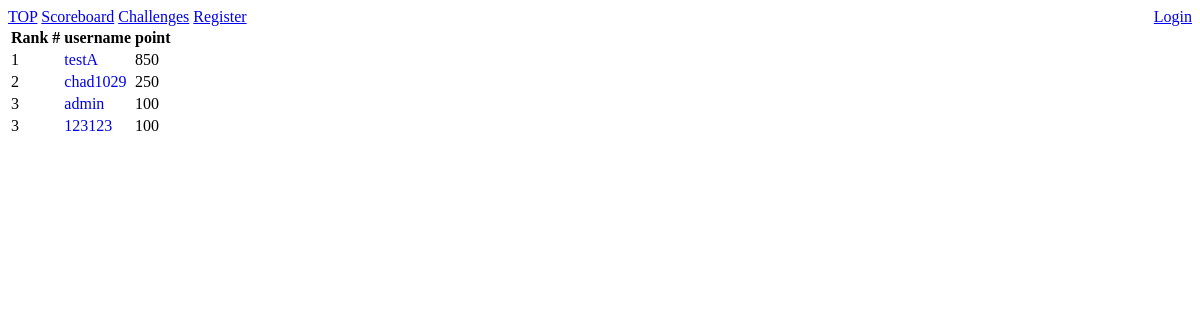
The page /scoreboard on the database as committed earlier.
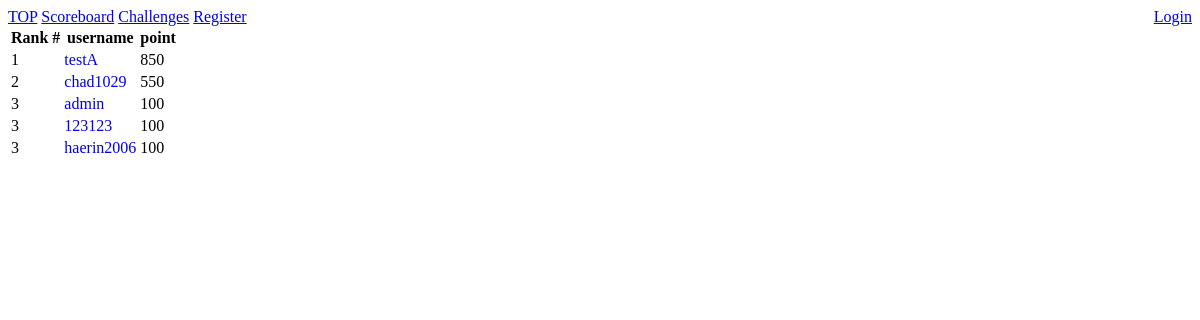
The same page on the database as committed later.
### tables this page shows
CREATE TABLE "USER" (
	"id"	INTEGER,
	"username"	TEXT,
	"email"	TEXT,
	"password"	TEXT,
	"data"	BLOB,
	PRIMARY KEY("id" AUTOINCREMENT)
);

### app.py (the view)
@app.route('/scoreboard')
def view_scoreboard():
    check_data()
    return render_template('scoreboard.html', current_path = request.path, session = session, ranklist = getranklist())

### app.py (called while the page is built)
def check_data():
    if session.get('data') is None:
        session['data'] = {}
    if session['data'].get('point') is None:
        session['data']['point'] = 0
    if session['data'].get('correct') is None:
        session['data']['correct'] = 0
    if session['data'].get('incorrect') is None:
        session['data']['incorrect'] = 0
    if session['data'].get('solve') is None:
        session['data']['solve'] = []
    session.update()

### templates/scoreboard.html (shortened to what this page needs)
<!DOCTYPE html>
<html class="is-large is-secondary is-dark"><head>
        {% include 'html/include.html' %}
    </head>
    <body>
        {% include 'html/navbar.html' %}
        <div class="ts-container">
            <div class="ts-box has-top-spaced-large bounceIn">
                <table class=" ts-table is-striped is-relaxed">
                    <thead>
                        <tr>
                            <th>Rank #</th>
                            <th>username</th>
                            <th>point</th>
                        </tr>
                    </thead>
                    <tbody>
                        {% for user in ranklist %}
                        <tr>
                            <td>{{ user['rank'] }}</td>
                            <td><a href = "{{ url_for('view_user', user_id=user['id']) }}" style="text-decoration: none">{{ user['username'] }}</a></td>
                            <td>{{ user['point'] }}</td>
                        </tr>
                        {% endfor %}
                    </tbody>
                </table>
            </div>
        </div>
    </body>
</html>

Rows that differ between the two databases and show on the page:
changed USER "chad1029": point "250" → "550"
added USER: rank "3", username "haerin2006", point "100"
